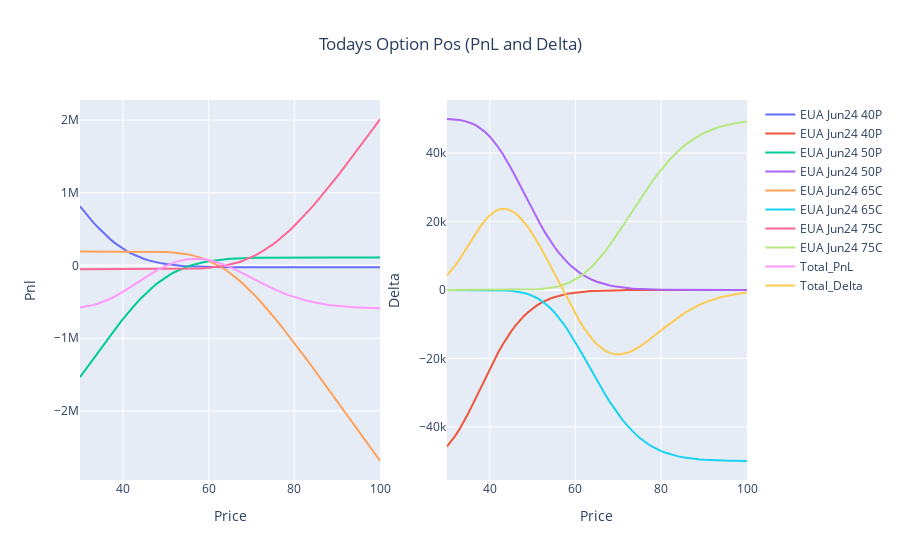

Write notebook code for a chart like this one.
### Markdown cell above
## One Month

### Code cell
pnl_delta_plot(one_month)
